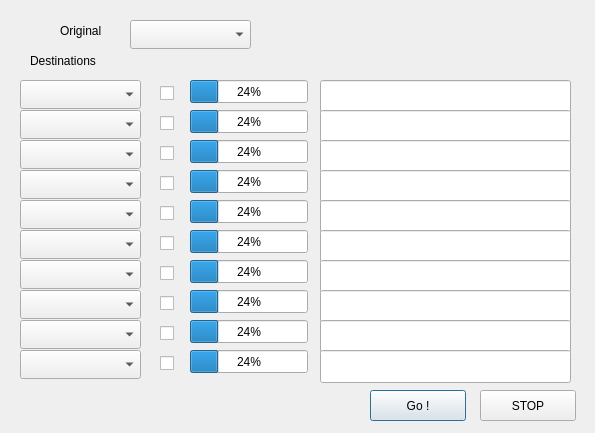
<?xml version="1.0" encoding="UTF-8"?>
<ui version="4.0">
 <class>Dialog</class>
 <widget class="QDialog" name="Dialog">
  <property name="geometry">
   <rect>
    <x>0</x>
    <y>0</y>
    <width>595</width>
    <height>433</height>
   </rect>
  </property>
  <property name="windowTitle">
   <string>Dialog</string>
  </property>
  <widget class="QProgressBar" name="progressBar_11">
   <property name="geometry">
    <rect>
     <x>190</x>
     <y>350</y>
     <width>118</width>
     <height>23</height>
    </rect>
   </property>
   <property name="value">
    <number>24</number>
   </property>
  </widget>
  <widget class="QProgressBar" name="progressBar_2">
   <property name="geometry">
    <rect>
     <x>190</x>
     <y>80</y>
     <width>118</width>
     <height>23</height>
    </rect>
   </property>
   <property name="value">
    <number>24</number>
   </property>
  </widget>
  <widget class="QProgressBar" name="progressBar_3">
   <property name="geometry">
    <rect>
     <x>190</x>
     <y>110</y>
     <width>118</width>
     <height>23</height>
    </rect>
   </property>
   <property name="value">
    <number>24</number>
   </property>
  </widget>
  <widget class="QProgressBar" name="progressBar_4">
   <property name="geometry">
    <rect>
     <x>190</x>
     <y>140</y>
     <width>118</width>
     <height>23</height>
    </rect>
   </property>
   <property name="value">
    <number>24</number>
   </property>
  </widget>
  <widget class="QProgressBar" name="progressBar_5">
   <property name="geometry">
    <rect>
     <x>190</x>
     <y>170</y>
     <width>118</width>
     <height>23</height>
    </rect>
   </property>
   <property name="value">
    <number>24</number>
   </property>
  </widget>
  <widget class="QProgressBar" name="progressBar_6">
   <property name="geometry">
    <rect>
     <x>190</x>
     <y>200</y>
     <width>118</width>
     <height>23</height>
    </rect>
   </property>
   <property name="value">
    <number>24</number>
   </property>
  </widget>
  <widget class="QProgressBar" name="progressBar_7">
   <property name="geometry">
    <rect>
     <x>190</x>
     <y>230</y>
     <width>118</width>
     <height>23</height>
    </rect>
   </property>
   <property name="value">
    <number>24</number>
   </property>
  </widget>
  <widget class="QProgressBar" name="progressBar_8">
   <property name="geometry">
    <rect>
     <x>190</x>
     <y>260</y>
     <width>118</width>
     <height>23</height>
    </rect>
   </property>
   <property name="value">
    <number>24</number>
   </property>
  </widget>
  <widget class="QProgressBar" name="progressBar_9">
   <property name="geometry">
    <rect>
     <x>190</x>
     <y>290</y>
     <width>118</width>
     <height>23</height>
    </rect>
   </property>
   <property name="value">
    <number>24</number>
   </property>
  </widget>
  <widget class="QProgressBar" name="progressBar_10">
   <property name="geometry">
    <rect>
     <x>190</x>
     <y>320</y>
     <width>118</width>
     <height>23</height>
    </rect>
   </property>
   <property name="value">
    <number>24</number>
   </property>
  </widget>
  <widget class="QCheckBox" name="checkBox_2">
   <property name="geometry">
    <rect>
     <x>160</x>
     <y>80</y>
     <width>21</width>
     <height>26</height>
    </rect>
   </property>
   <property name="text">
    <string/>
   </property>
  </widget>
  <widget class="QCheckBox" name="checkBox_3">
   <property name="geometry">
    <rect>
     <x>160</x>
     <y>110</y>
     <width>21</width>
     <height>26</height>
    </rect>
   </property>
   <property name="text">
    <string/>
   </property>
  </widget>
  <widget class="QCheckBox" name="checkBox_4">
   <property name="geometry">
    <rect>
     <x>160</x>
     <y>140</y>
     <width>21</width>
     <height>26</height>
    </rect>
   </property>
   <property name="text">
    <string/>
   </property>
  </widget>
  <widget class="QCheckBox" name="checkBox_5">
   <property name="geometry">
    <rect>
     <x>160</x>
     <y>170</y>
     <width>21</width>
     <height>26</height>
    </rect>
   </property>
   <property name="text">
    <string/>
   </property>
  </widget>
  <widget class="QCheckBox" name="checkBox_6">
   <property name="geometry">
    <rect>
     <x>160</x>
     <y>200</y>
     <width>21</width>
     <height>26</height>
    </rect>
   </property>
   <property name="text">
    <string/>
   </property>
  </widget>
  <widget class="QCheckBox" name="checkBox_7">
   <property name="geometry">
    <rect>
     <x>160</x>
     <y>230</y>
     <width>21</width>
     <height>26</height>
    </rect>
   </property>
   <property name="text">
    <string/>
   </property>
  </widget>
  <widget class="QCheckBox" name="checkBox_8">
   <property name="geometry">
    <rect>
     <x>160</x>
     <y>260</y>
     <width>21</width>
     <height>26</height>
    </rect>
   </property>
   <property name="text">
    <string/>
   </property>
  </widget>
  <widget class="QCheckBox" name="checkBox_9">
   <property name="geometry">
    <rect>
     <x>160</x>
     <y>290</y>
     <width>21</width>
     <height>26</height>
    </rect>
   </property>
   <property name="text">
    <string/>
   </property>
  </widget>
  <widget class="QCheckBox" name="checkBox_10">
   <property name="geometry">
    <rect>
     <x>160</x>
     <y>320</y>
     <width>21</width>
     <height>26</height>
    </rect>
   </property>
   <property name="text">
    <string/>
   </property>
  </widget>
  <widget class="QComboBox" name="comboBox">
   <property name="geometry">
    <rect>
     <x>130</x>
     <y>20</y>
     <width>121</width>
     <height>29</height>
    </rect>
   </property>
  </widget>
  <widget class="QLabel" name="label">
   <property name="geometry">
    <rect>
     <x>60</x>
     <y>20</y>
     <width>65</width>
     <height>21</height>
    </rect>
   </property>
   <property name="text">
    <string>Original</string>
   </property>
  </widget>
  <widget class="QComboBox" name="comboBox_2">
   <property name="geometry">
    <rect>
     <x>20</x>
     <y>80</y>
     <width>121</width>
     <height>29</height>
    </rect>
   </property>
  </widget>
  <widget class="QComboBox" name="comboBox_3">
   <property name="geometry">
    <rect>
     <x>20</x>
     <y>110</y>
     <width>121</width>
     <height>29</height>
    </rect>
   </property>
  </widget>
  <widget class="QComboBox" name="comboBox_4">
   <property name="geometry">
    <rect>
     <x>20</x>
     <y>140</y>
     <width>121</width>
     <height>29</height>
    </rect>
   </property>
  </widget>
  <widget class="QComboBox" name="comboBox_5">
   <property name="geometry">
    <rect>
     <x>20</x>
     <y>170</y>
     <width>121</width>
     <height>29</height>
    </rect>
   </property>
  </widget>
  <widget class="QComboBox" name="comboBox_6">
   <property name="geometry">
    <rect>
     <x>20</x>
     <y>200</y>
     <width>121</width>
     <height>29</height>
    </rect>
   </property>
  </widget>
  <widget class="QComboBox" name="comboBox_7">
   <property name="geometry">
    <rect>
     <x>20</x>
     <y>230</y>
     <width>121</width>
     <height>29</height>
    </rect>
   </property>
  </widget>
  <widget class="QComboBox" name="comboBox_8">
   <property name="geometry">
    <rect>
     <x>20</x>
     <y>260</y>
     <width>121</width>
     <height>29</height>
    </rect>
   </property>
  </widget>
  <widget class="QComboBox" name="comboBox_9">
   <property name="geometry">
    <rect>
     <x>20</x>
     <y>290</y>
     <width>121</width>
     <height>29</height>
    </rect>
   </property>
  </widget>
  <widget class="QComboBox" name="comboBox_10">
   <property name="geometry">
    <rect>
     <x>20</x>
     <y>320</y>
     <width>121</width>
     <height>29</height>
    </rect>
   </property>
  </widget>
  <widget class="QComboBox" name="comboBox_11">
   <property name="geometry">
    <rect>
     <x>20</x>
     <y>350</y>
     <width>121</width>
     <height>29</height>
    </rect>
   </property>
  </widget>
  <widget class="QLabel" name="label_2">
   <property name="geometry">
    <rect>
     <x>30</x>
     <y>50</y>
     <width>91</width>
     <height>21</height>
    </rect>
   </property>
   <property name="text">
    <string>Destinations</string>
   </property>
  </widget>
  <widget class="QPushButton" name="pb_go">
   <property name="geometry">
    <rect>
     <x>370</x>
     <y>390</y>
     <width>96</width>
     <height>31</height>
    </rect>
   </property>
   <property name="text">
    <string>Go !</string>
   </property>
  </widget>
  <widget class="QPushButton" name="pb_stop">
   <property name="geometry">
    <rect>
     <x>480</x>
     <y>390</y>
     <width>96</width>
     <height>31</height>
    </rect>
   </property>
   <property name="text">
    <string>STOP</string>
   </property>
  </widget>
  <widget class="QCheckBox" name="checkBox_11">
   <property name="geometry">
    <rect>
     <x>160</x>
     <y>350</y>
     <width>21</width>
     <height>26</height>
    </rect>
   </property>
   <property name="text">
    <string/>
   </property>
  </widget>
  <widget class="QLineEdit" name="lineEdit_2">
   <property name="geometry">
    <rect>
     <x>320</x>
     <y>80</y>
     <width>251</width>
     <height>33</height>
    </rect>
   </property>
  </widget>
  <widget class="QLineEdit" name="lineEdit_3">
   <property name="geometry">
    <rect>
     <x>320</x>
     <y>110</y>
     <width>251</width>
     <height>33</height>
    </rect>
   </property>
  </widget>
  <widget class="QLineEdit" name="lineEdit_4">
   <property name="geometry">
    <rect>
     <x>320</x>
     <y>140</y>
     <width>251</width>
     <height>33</height>
    </rect>
   </property>
  </widget>
  <widget class="QLineEdit" name="lineEdit_5">
   <property name="geometry">
    <rect>
     <x>320</x>
     <y>170</y>
     <width>251</width>
     <height>33</height>
    </rect>
   </property>
  </widget>
  <widget class="QLineEdit" name="lineEdit_6">
   <property name="geometry">
    <rect>
     <x>320</x>
     <y>200</y>
     <width>251</width>
     <height>33</height>
    </rect>
   </property>
  </widget>
  <widget class="QLineEdit" name="lineEdit_7">
   <property name="geometry">
    <rect>
     <x>320</x>
     <y>230</y>
     <width>251</width>
     <height>33</height>
    </rect>
   </property>
  </widget>
  <widget class="QLineEdit" name="lineEdit_8">
   <property name="geometry">
    <rect>
     <x>320</x>
     <y>260</y>
     <width>251</width>
     <height>33</height>
    </rect>
   </property>
  </widget>
  <widget class="QLineEdit" name="lineEdit_9">
   <property name="geometry">
    <rect>
     <x>320</x>
     <y>290</y>
     <width>251</width>
     <height>33</height>
    </rect>
   </property>
  </widget>
  <widget class="QLineEdit" name="lineEdit_10">
   <property name="geometry">
    <rect>
     <x>320</x>
     <y>320</y>
     <width>251</width>
     <height>33</height>
    </rect>
   </property>
  </widget>
  <widget class="QLineEdit" name="lineEdit_11">
   <property name="geometry">
    <rect>
     <x>320</x>
     <y>350</y>
     <width>251</width>
     <height>33</height>
    </rect>
   </property>
  </widget>
 </widget>
 <resources/>
 <connections/>
</ui>
